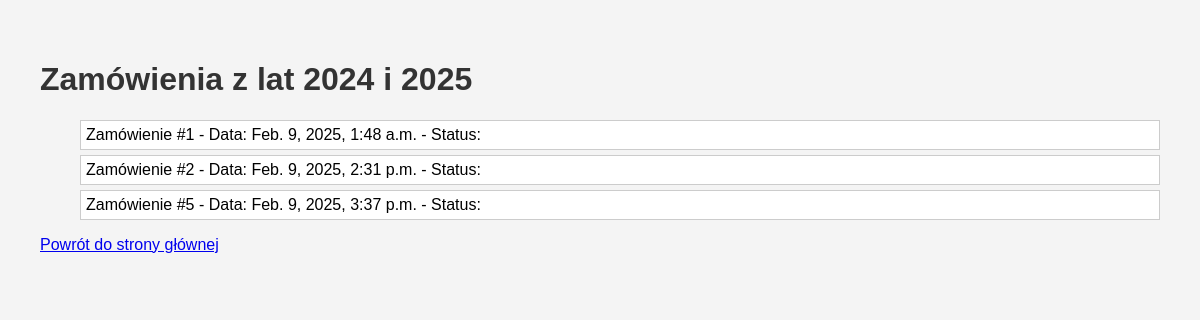
The page /shop/orders/ on the database its author committed.
### shop/models.py (models this page shows, shortened)
class Order(models.Model):
    customer = models.ForeignKey(Customer, on_delete=models.CASCADE)
    created_at = models.DateTimeField(auto_now_add=True)

### shop/views.py (the view)
# urls.py: path('orders/', views.order_summary, name='order_summary'),  # Zamówienia 2024-2025
def order_summary(request):
    orders = Order.objects.filter(created_at__year__in=[2024, 2025])  # Pobieramy zamówienia
    return render(request, 'shop/orders.html', {'orders': orders})

### shop/templates/shop/orders.html (shortened to what this page needs)
{% load static %}
<!DOCTYPE html>
<html lang="pl">
<head>
    <link rel="stylesheet" type="text/css" href="{% static 'css/style.css' %}">
</head>
<body>
    <h1>Zamówienia z lat 2024 i 2025</h1>
    {% if orders %}
        <ul>
            {% for order in orders %}
                <li>Zamówienie #{{ order.id }} - Data: {{ order.created_at }} - Status: {{ order.status }}</li>
            {% endfor %}
        </ul>
    {% else %}
        <p>Brak zamówień z lat 2024 i 2025.</p>
    {% endif %}
    <a href="{% url 'home' %}">Powrót do strony głównej</a>
</body>
</html>

### shop/static/css/style.css (style rules this page uses)
body { font-family: Arial, sans-serif; margin: 20px; padding: 20px; background-color: #f4f4f4; }
h1 { color: #333; }
ul { list-style: none; }
li { padding: 5px; background: white; margin: 5px 0; border: 1px solid #ccc; }

### rows shown on the page
Order: id "1", created_at "Feb. 9, 2025, 1:48 a.m."
Order: id "2", created_at "Feb. 9, 2025, 2:31 p.m."
Order: id "5", created_at "Feb. 9, 2025, 3:37 p.m."
